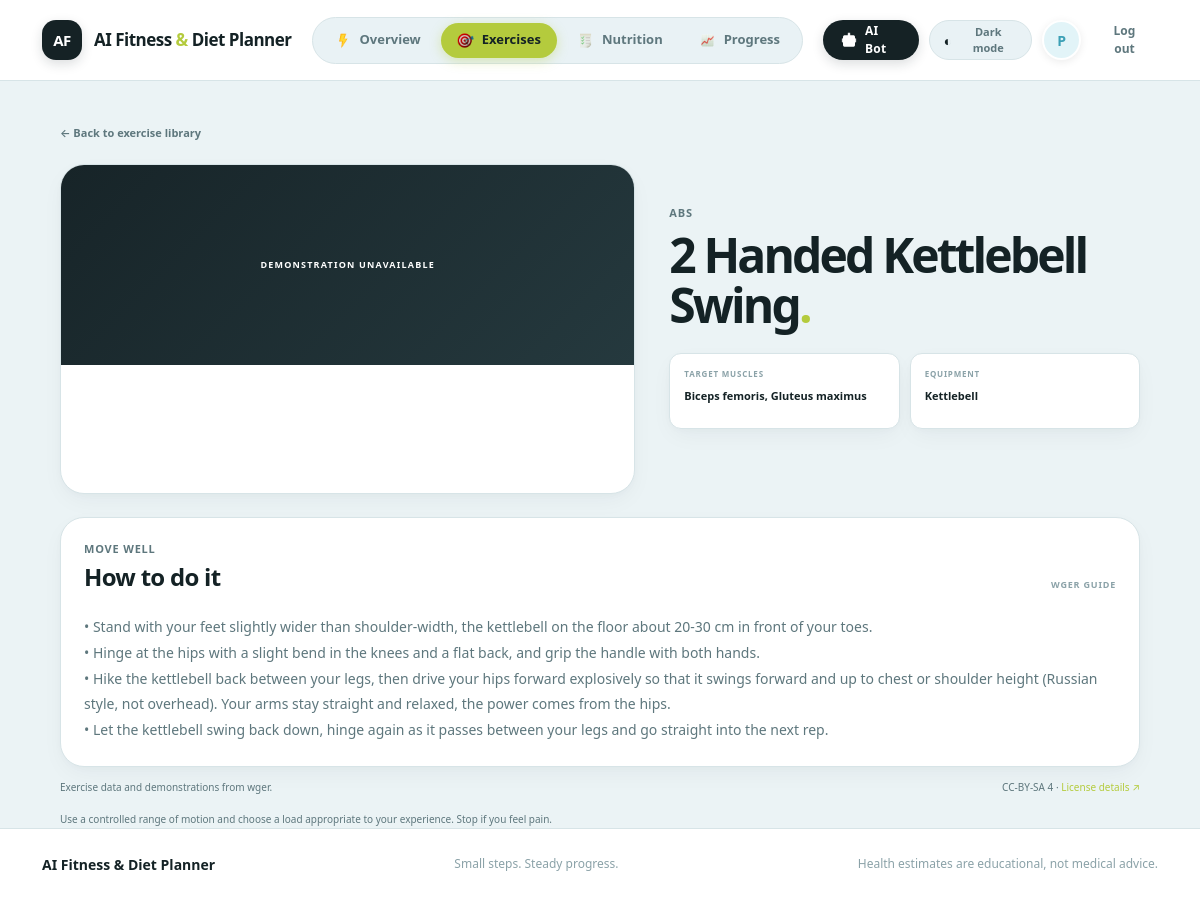
Screenshot of /exercises/9/ (signed in) with the database file from the repository.
### core/models.py (models this page shows, shortened)
class Exercise(models.Model):
    external_id = models.PositiveIntegerField(unique=True)
    name = models.CharField(max_length=180)
    description = models.TextField(blank=True)
    category = models.CharField(max_length=100, blank=True)
    equipment = models.CharField(max_length=255, blank=True)
    muscles = models.CharField(max_length=255, blank=True)
    image_url = models.URLField(blank=True)
    video_url = models.URLField(blank=True)
    video_codec = models.CharField(max_length=30, blank=True)
    video_embeddable = models.BooleanField(default=False)
    license_name = models.CharField(max_length=120, blank=True)
    license_url = models.URLField(blank=True)
    updated_at = models.DateTimeField(auto_now=True)
    class Meta:
        ordering = ["name"]

### core/views.py (the view)
# urls.py: path("exercises/<int:exercise_id>/", views.exercise_detail, name="exercise_detail"),
@login_required
def exercise_detail(request, exercise_id):
    exercise = get_object_or_404(Exercise, external_id=exercise_id)
    return render(
        request,
        "core/exercise_detail.html",
        {"exercise": exercise},
    )

### templates/core/exercise_detail.html (shortened to what this page needs)
{% extends "base.html" %}
{% block content %}
<section class="exercise-detail">
  <a class="back-link" href="{% url 'exercises' %}">← Back to exercise library</a>
  <div class="exercise-detail-grid">
    <div class="exercise-detail-media">
      {% if exercise.video_url and exercise.video_embeddable %}<video class="exercise-video-player" controls autoplay muted loop playsinline preload="metadata" aria-label="{{ exercise.name }} video demonstration" {% if exercise.image_url %}poster="{{ exercise.image_url }}"{% endif %}><source src="{{ exercise.video_url }}" type="{{ exercise.video_mime_type }}">Your browser does not support this exercise video format.</video>{% elif exercise.image_url %}<img src="{{ exercise.image_url }}" alt="{{ exercise.name }} exercise demonstration">{% elif exercise.video_url %}<div class="exercise-video-tile detail-video-tile"><span class="video-play">▶</span><span>VIDEO FORMAT NOT SUPPORTED</span></div>{% else %}<div class="exercise-video-tile detail-video-tile"><span>DEMONSTRATION UNAVAILABLE</span></div>{% endif %}
    </div>
    <div class="exercise-detail-copy">
      <p class="eyebrow">{{ exercise.category|default:"EXERCISE GUIDE" }}</p>
      <h1>{{ exercise.name }}<span class="green-dot">.</span></h1>
      <div class="exercise-detail-tags">{% if exercise.muscles %}<div><small>TARGET MUSCLES</small><strong>{{ exercise.muscles }}</strong></div>{% endif %}{% if exercise.equipment %}<div><small>EQUIPMENT</small><strong>{{ exercise.equipment }}</strong></div>{% endif %}</div>
    </div>
  </div>
  <section class="exercise-instructions panel"><div class="panel-heading"><div><p class="eyebrow">MOVE WELL</p><h2>How to do it</h2></div><span class="instruction-label">WGER GUIDE</span></div>{% if exercise.description %}<div class="instruction-copy">{{ exercise.description }}</div>{% else %}<p class="subtle-text">Written instructions are not available for this exercise. Use the demonstration above and ask a qualified trainer if you are unsure about technique.</p>{% endif %}</section>
  <div class="exercise-source"><span>Exercise data and demonstrations from wger.</span>{% if exercise.license_name %}<span>{{ exercise.license_name }}{% if exercise.license_url %} · <a href="{{ exercise.license_url }}" target="_blank" rel="noopener noreferrer">License details ↗</a>{% endif %}</span>{% endif %}</div>
  <p class="subtle-text exercise-safety">Use a controlled range of motion and choose a load appropriate to your experience. Stop if you feel pain.</p>
</section>
{% endblock %}

### templates/base.html (shortened to what this page needs)
{% load static %}
<!doctype html>
<html lang="en">
<head>
  <link rel="stylesheet" href="{% static 'core/site.css' %}?v=7">
  <link rel="stylesheet" href="{% static 'core/redesign.css' %}?v=4">
</head>
<body>
  <div class="site-shell">
    <header class="site-header app-header">
      <a class="brand" href="{% if user.is_authenticated %}{% url 'dashboard' %}{% else %}{% url 'home' %}{% endif %}" aria-label="AI Fitness home">
        <span class="brand-mark" aria-hidden="true"><span>AF</span></span><span class="brand-name">AI Fitness <span>&amp;</span> Diet Planner</span>
      </a>
      {% if user.is_authenticated %}
        <nav class="main-nav" aria-label="Main navigation">
          <a class="" href="{% url 'dashboard' %}"><img class="nav-gif-icon" src="{% static 'icon/energy.png' %}" alt=""><span>Overview</span></a>
          <a class="{% if request.resolver_match.url_name == 'exercises' or request.resolver_match.url_name == 'exercise_detail' or request.resolver_match.url_name == 'ai_workout' %}nav-primary{% endif %}" href="{% url 'exercises' %}"{% if request.resolver_match.url_name == 'exercises' or request.resolver_match.url_name == 'exercise_detail' or request.resolver_match.url_name == 'ai_workout' %} aria-current="page"{% endif %}><img class="nav-gif-icon" src="{% static 'icon/target.png' %}" alt=""><span>Exercises</span></a>
          <a class="" href="{% url 'nutrition' %}"><img class="nav-gif-icon" src="{% static 'icon/plan.png' %}" alt=""><span>Nutrition</span></a>
          <a class="" href="{% url 'progress' %}"><img class="nav-gif-icon" src="{% static 'icon/graph.png' %}" alt=""><span>Progress</span></a>
        </nav>
        <div class="header-tools">
          <a class="header-plan-link" href="{% url 'ai_chat' %}"><img class="header-plan-icon" src="{% static 'icon/ai.png' %}" alt=""> <span>AI Bot</span></a>
          <button class="theme-toggle" type="button" data-theme-toggle aria-label="Switch to dark theme" title="Switch theme"><span class="theme-icon" aria-hidden="true">◐</span><span class="theme-toggle-label">Theme</span></button>
          <a class="header-avatar" href="{% url 'profile' %}" aria-label="Profile settings">{{ user.first_name|default:user.email|default:user.username|first|upper }}</a>
          <form class="header-logout" method="post" action="{% url 'logout' %}">{% csrf_token %}<button class="logout-button" type="submit">Log out</button></form>
        </div>
      {% endif %}
    </header>
    <main id="main-content" tabindex="-1">
      {% block content %}{% endblock %}
    </main>
    <footer class="site-footer"><a class="footer-brand" href="{% url 'home' %}">AI Fitness &amp; Diet Planner</a><span>Small steps. Steady progress.</span><span>Health estimates are educational, not medical advice.</span></footer>
  </div>
</body>
</html>

### rows the page displays
Exercise: category "ABS", name "2 Handed Kettlebell Swing", muscles "Biceps femoris, Gluteus maximus", equipment "Kettlebell", description "• Stand with your feet slightly wider than shoulder-width, the kettlebell on the floor about 20-30 cm in front of your toes. • Hinge at the hips with a slight bend in the knees and a flat back, and grip the handle with both hands. • Hike the kettlebell back between your legs, then drive your hips forward explosively so that it swings forward and up to chest or shoulder height (Russian style, not overhead). Your arms stay straight and relaxed, the power comes from the hips. • Let the kettlebell swing back down, hinge again as it passes between your legs and go straight into the next rep.", license_name "CC-BY-SA 4"

### other values shown
{{ user.first_name|default:user.email|default:user.username|first|upper }} "P"
